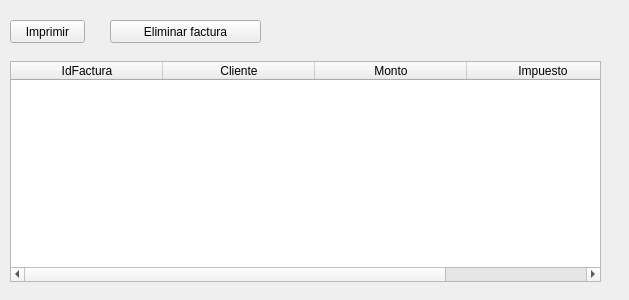
<?xml version="1.0" encoding="UTF-8"?>
<ui version="4.0">
 <class>UIImprimir</class>
 <widget class="QWidget" name="UIImprimir">
  <property name="geometry">
   <rect>
    <x>0</x>
    <y>0</y>
    <width>629</width>
    <height>300</height>
   </rect>
  </property>
  <property name="windowTitle">
   <string>Form</string>
  </property>
  <widget class="QTableWidget" name="tblFacturas">
   <property name="geometry">
    <rect>
     <x>10</x>
     <y>61</y>
     <width>591</width>
     <height>221</height>
    </rect>
   </property>
   <property name="selectionMode">
    <enum>QAbstractItemView::SingleSelection</enum>
   </property>
   <property name="selectionBehavior">
    <enum>QAbstractItemView::SelectRows</enum>
   </property>
   <attribute name="horizontalHeaderDefaultSectionSize">
    <number>152</number>
   </attribute>
   <column>
    <property name="text">
     <string>IdFactura</string>
    </property>
   </column>
   <column>
    <property name="text">
     <string>Cliente</string>
    </property>
   </column>
   <column>
    <property name="text">
     <string>Monto</string>
    </property>
   </column>
   <column>
    <property name="text">
     <string>Impuesto</string>
    </property>
   </column>
  </widget>
  <widget class="QPushButton" name="btnImprimir">
   <property name="geometry">
    <rect>
     <x>10</x>
     <y>20</y>
     <width>75</width>
     <height>23</height>
    </rect>
   </property>
   <property name="text">
    <string>Imprimir</string>
   </property>
  </widget>
  <widget class="QPushButton" name="btnEliminarFactura">
   <property name="geometry">
    <rect>
     <x>110</x>
     <y>20</y>
     <width>151</width>
     <height>23</height>
    </rect>
   </property>
   <property name="text">
    <string>Eliminar factura</string>
   </property>
  </widget>
 </widget>
 <resources/>
 <connections/>
</ui>
